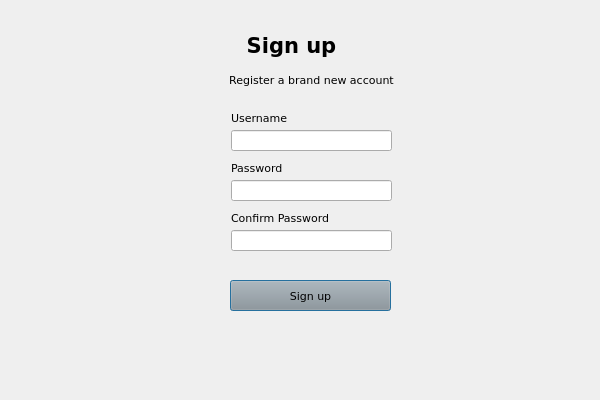
<?xml version="1.0" encoding="UTF-8"?>
<ui version="4.0">
 <class>Dialog</class>
 <widget class="QDialog" name="Dialog">
  <property name="geometry">
   <rect>
    <x>0</x>
    <y>0</y>
    <width>600</width>
    <height>400</height>
   </rect>
  </property>
  <property name="windowTitle">
   <string>Dialog</string>
  </property>
  <widget class="QWidget" name="widget" native="true">
   <property name="geometry">
    <rect>
     <x>0</x>
     <y>0</y>
     <width>600</width>
     <height>400</height>
    </rect>
   </property>
   <property name="font">
    <font>
     <family>Verdana</family>
     <pointsize>6</pointsize>
    </font>
   </property>
   <widget class="QLabel" name="label">
    <property name="geometry">
     <rect>
      <x>181</x>
      <y>30</y>
      <width>221</width>
      <height>31</height>
     </rect>
    </property>
    <property name="font">
     <font>
      <family>Verdana</family>
      <pointsize>16</pointsize>
      <weight>75</weight>
      <bold>true</bold>
     </font>
    </property>
    <property name="text">
     <string>Sign up</string>
    </property>
    <property name="alignment">
     <set>Qt::AlignCenter</set>
    </property>
   </widget>
   <widget class="QLabel" name="label_2">
    <property name="geometry">
     <rect>
      <x>211</x>
      <y>70</y>
      <width>201</width>
      <height>20</height>
     </rect>
    </property>
    <property name="font">
     <font>
      <family>Verdana</family>
      <pointsize>8</pointsize>
     </font>
    </property>
    <property name="text">
     <string>Register a brand new account</string>
    </property>
    <property name="alignment">
     <set>Qt::AlignCenter</set>
    </property>
   </widget>
   <widget class="QPushButton" name="signup">
    <property name="geometry">
     <rect>
      <x>230</x>
      <y>280</y>
      <width>161</width>
      <height>31</height>
     </rect>
    </property>
    <property name="font">
     <font>
      <family>Verdana</family>
      <pointsize>8</pointsize>
     </font>
    </property>
    <property name="styleSheet">
     <string notr="true">background-color: rgb(150, 150, 150);</string>
    </property>
    <property name="text">
     <string>Sign up</string>
    </property>
   </widget>
   <widget class="QLineEdit" name="emailfield">
    <property name="geometry">
     <rect>
      <x>231</x>
      <y>130</y>
      <width>161</width>
      <height>21</height>
     </rect>
    </property>
    <property name="font">
     <font>
      <family>Verdana</family>
      <pointsize>8</pointsize>
     </font>
    </property>
   </widget>
   <widget class="QLineEdit" name="passwordfield">
    <property name="geometry">
     <rect>
      <x>231</x>
      <y>180</y>
      <width>161</width>
      <height>21</height>
     </rect>
    </property>
    <property name="font">
     <font>
      <family>Verdana</family>
      <pointsize>8</pointsize>
     </font>
    </property>
   </widget>
   <widget class="QLabel" name="label_3">
    <property name="geometry">
     <rect>
      <x>231</x>
      <y>110</y>
      <width>71</width>
      <height>16</height>
     </rect>
    </property>
    <property name="font">
     <font>
      <family>Verdana</family>
      <pointsize>8</pointsize>
     </font>
    </property>
    <property name="text">
     <string>Username</string>
    </property>
   </widget>
   <widget class="QLabel" name="label_4">
    <property name="geometry">
     <rect>
      <x>231</x>
      <y>160</y>
      <width>61</width>
      <height>16</height>
     </rect>
    </property>
    <property name="font">
     <font>
      <family>Verdana</family>
      <pointsize>8</pointsize>
     </font>
    </property>
    <property name="text">
     <string>Password</string>
    </property>
   </widget>
   <widget class="QLabel" name="error">
    <property name="geometry">
     <rect>
      <x>230</x>
      <y>300</y>
      <width>141</width>
      <height>16</height>
     </rect>
    </property>
    <property name="font">
     <font>
      <family>MS Shell Dlg 2</family>
      <pointsize>8</pointsize>
      <weight>50</weight>
      <italic>false</italic>
      <bold>false</bold>
     </font>
    </property>
    <property name="styleSheet">
     <string notr="true">color: red;</string>
    </property>
    <property name="text">
     <string/>
    </property>
   </widget>
   <widget class="QLineEdit" name="confirmpasswordfield">
    <property name="geometry">
     <rect>
      <x>231</x>
      <y>230</y>
      <width>161</width>
      <height>21</height>
     </rect>
    </property>
    <property name="font">
     <font>
      <family>Verdana</family>
      <pointsize>8</pointsize>
     </font>
    </property>
   </widget>
   <widget class="QLabel" name="label_5">
    <property name="geometry">
     <rect>
      <x>231</x>
      <y>210</y>
      <width>121</width>
      <height>16</height>
     </rect>
    </property>
    <property name="font">
     <font>
      <family>Verdana</family>
      <pointsize>8</pointsize>
     </font>
    </property>
    <property name="text">
     <string>Confirm Password</string>
    </property>
   </widget>
  </widget>
 </widget>
 <resources/>
 <connections/>
</ui>
